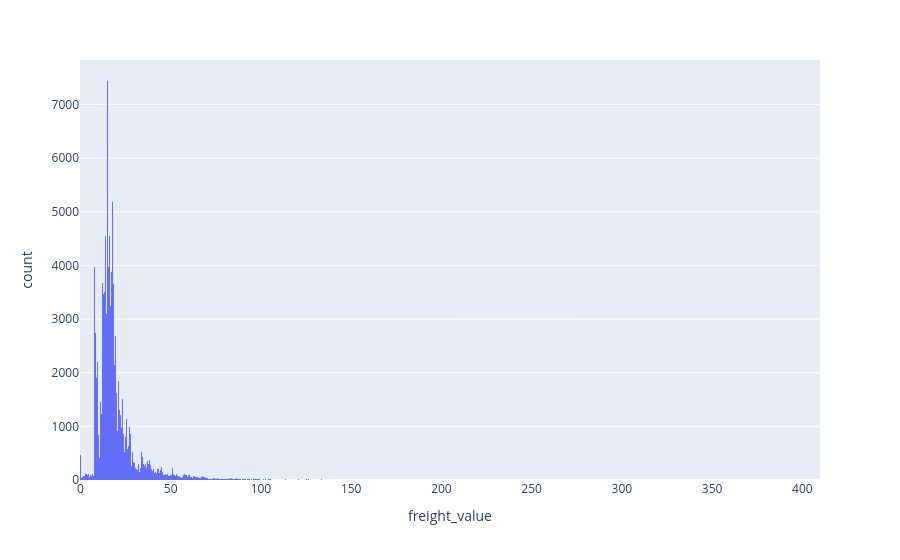

Write notebook code for a chart like this one.
### Markdown cell above
joa wahrscheinlich passt des schon

### Code cell
px.histogram(items, x="freight_value")

### Figure 1 — Plotly figure (JSON) as saved in the notebook; plotly's stock layout.template omitted (floating-point values rounded to 4 significant figures; data arrays with more than 128 entries replaced by an {"elided": "..."} marker saying what was removed)
{"data": [{"bingroup": "x", "hovertemplate": "freight_value=%{x}<br>count=%{y}<extra></extra>", "legendgroup": "", "marker": {"color": "#636efa", "pattern": {"shape": ""}}, "name": "", "orientation": "v", "showlegend": false, "type": "histogram", "x": {"elided": "112650 float values"}, "xaxis": "x", "yaxis": "y"}], "layout": {"barmode": "relative", "legend": {"tracegroupgap": 0}, "margin": {"t": 60}, "xaxis": {"anchor": "y", "domain": [0, 1], "title": {"text": "freight_value"}}, "yaxis": {"anchor": "x", "domain": [0, 1], "title": {"text": "count"}}}}
